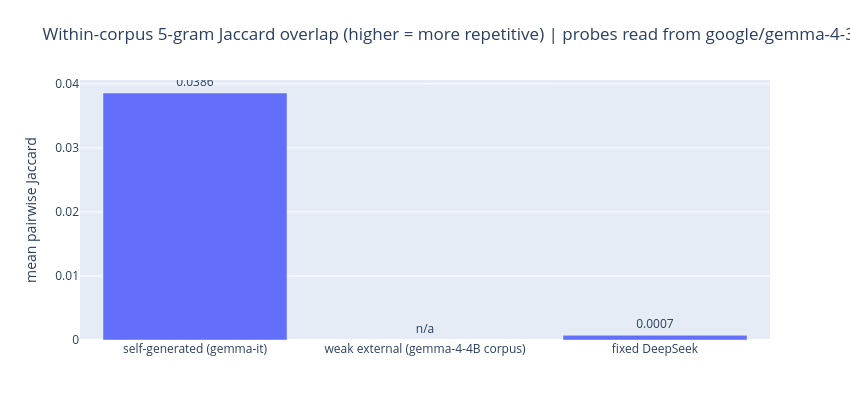

Notebook source saved alongside this figure:
### Markdown cell above
## 2. Lexical diversity: the scaffold-degeneracy covariate

E11's exploratory R4 read: mean pairwise 5-gram Jaccard overlap within each
corpus (higher = stories share more exact 5-word phrases). **What this
buys:** it separates "the corpus matches the model's distribution" from "the
corpus collapsed onto one scaffold". The self-generated corpus is 53x more
self-similar than fixed DeepSeek, yet its probes work, so scaffold
degeneracy is not what makes probes function. The diverse arm pushes overlap
still lower.

### Code cell
# this cell plots within-corpus lexical overlap (R4) plus unique-opening counts
r4 = e11["r4_diversity_EXPLORATORY"]
names = ["selfgen", "weak_external", "strong_external"]
labels = ["self-generated\n(gemma-it)", "weak external\n(gemma-4-4B corpus)", "fixed DeepSeek"]
# per-lineage Jaccard overlap, None where the lineage was not measured
jaccard_values = []
for name in names:
    lineage_stats = r4.get(name)
    jaccard_values.append(lineage_stats["mean_pairwise_jaccard"] if lineage_stats else None)
bar_labels = [f"{value:.4f}" if value else "n/a" for value in jaccard_values]
fig = go.Figure(go.Bar(x=labels, y=jaccard_values, text=bar_labels, textposition="outside"))
fig.update_layout(
    title=f"Within-corpus 5-gram Jaccard overlap (higher = more repetitive) | probes read from {MODEL}",
    yaxis_title="mean pairwise Jaccard", width=850, height=420, margin=dict(t=80))
fig.show()

### Figure 1 — Plotly figure (JSON) as saved in the notebook; plotly's stock layout.template omitted (floating-point values rounded to 4 significant figures)
{"data": [{"text": ["0.0386", "n/a", "0.0007"], "textposition": "outside", "type": "bar", "x": ["self-generated\n(gemma-it)", "weak external\n(gemma-4-4B corpus)", "fixed DeepSeek"], "y": [0.03857, null, 0.0007287]}], "layout": {"height": 420, "margin": {"t": 80}, "title": {"text": "Within-corpus 5-gram Jaccard overlap (higher = more repetitive) | probes read from google/gemma-4-31b-it"}, "width": 850, "yaxis": {"title": {"text": "mean pairwise Jaccard"}}}}
